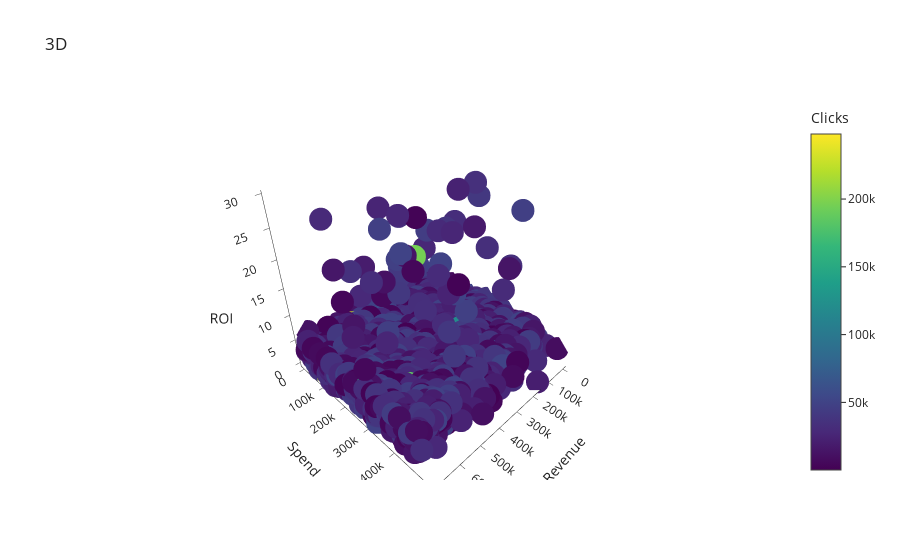

Here is the notebook cell this chart was saved with:
### Code cell
fig=px.scatter_3d(data_frame=df_outlier_del, x="Revenue", y="Spend", z="ROI", color="Clicks", title="3D", template="simple_white")
fig.show()

### Figure 1 — Plotly figure (JSON) as saved in the notebook; plotly's stock layout.template omitted (floating-point values rounded to 4 significant figures; data arrays with more than 128 entries replaced by an {"elided": "..."} marker saying what was removed)
{"data": [{"hovertemplate": "Revenue=%{x}<br>Spend=%{y}<br>ROI=%{z}<br>Clicks=%{marker.color}<extra></extra>", "legendgroup": "", "marker": {"color": {"elided": "3028 float values"}, "coloraxis": "coloraxis", "symbol": "circle"}, "mode": "markers", "name": "", "scene": "scene", "showlegend": false, "type": "scatter3d", "x": {"elided": "3028 float values"}, "y": {"elided": "3028 float values"}, "z": {"elided": "3028 float values"}}], "layout": {"coloraxis": {"colorbar": {"title": {"text": "Clicks"}}, "colorscale": [[0, "#440154"], [0.1111, "#482878"], [0.2222, "#3e4989"], [0.3333, "#31688e"], [0.4444, "#26828e"], [0.5556, "#1f9e89"], [0.6667, "#35b779"], [0.7778, "#6ece58"], [0.8889, "#b5de2b"], [1, "#fde725"]]}, "legend": {"tracegroupgap": 0}, "scene": {"domain": {"x": [0, 1], "y": [0, 1]}, "xaxis": {"title": {"text": "Revenue"}}, "yaxis": {"title": {"text": "Spend"}}, "zaxis": {"title": {"text": "ROI"}}}, "title": {"text": "3D"}}}
